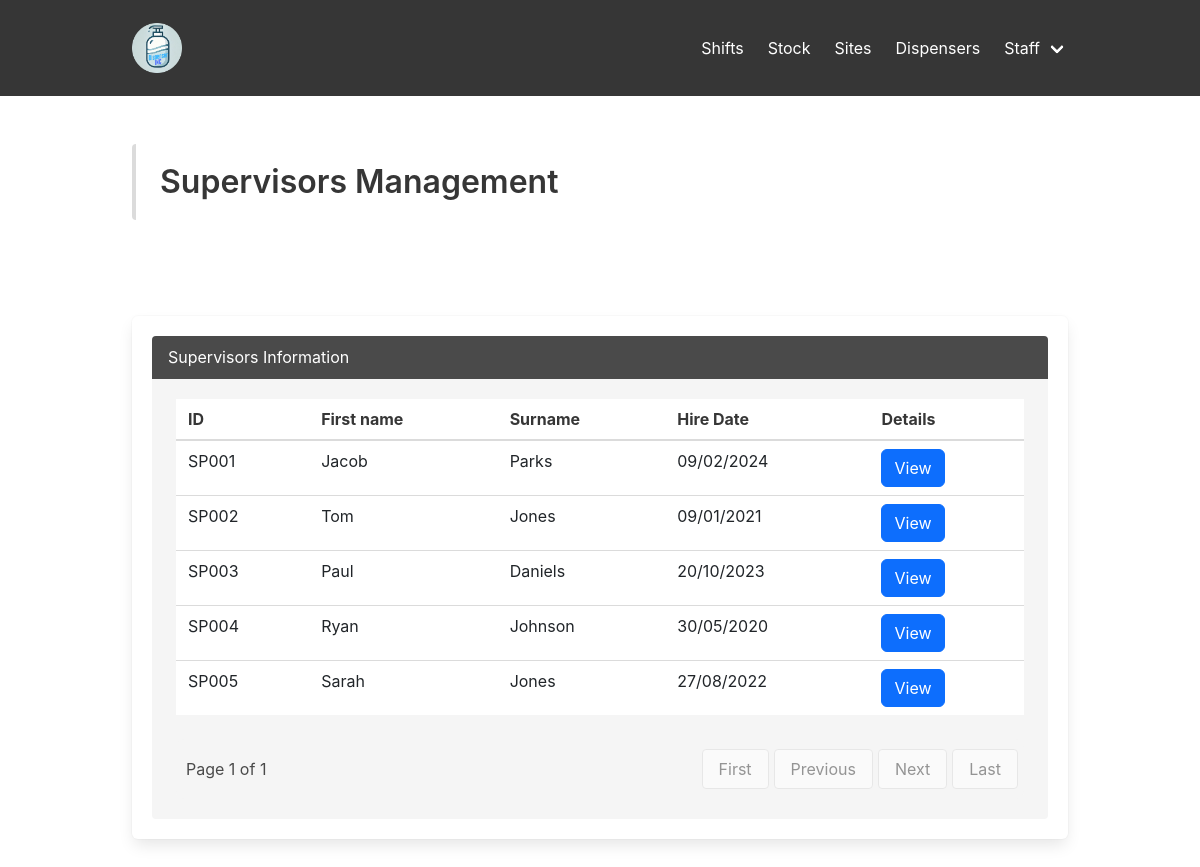
/supervisors/, run on the app's committed database.
### dispenser/views.py (the view)
# urls.py: path('supervisors/', supervisors, name='supervisors'),
def supervisors(request):
   with connection.cursor() as cursor:
      cursor.execute("SELECT * FROM SUPERVISOR")
      cursupervisor = cursor.fetchall()
      paginator = Paginator(cursupervisor, 10)
   page_number = request.GET.get('page', 1)
   try:
      page_obj = paginator.page(page_number)
   except PageNotAnInteger:
      page_obj = paginator.page(1)
   except EmptyPage:
      page_obj = paginator.page(paginator.num_pages)
   return render(request, 'dispenser/supervisors.html', {'page_obj': page_obj})

### dispenser/templates/dispenser/supervisors.html (shortened to what this page needs)
<!DOCTYPE html>
<html lang="en">
<head>
  {% load static %}
  <link rel="stylesheet" href="https://cdn.jsdelivr.net/npm/bootstrap@5.3.0/dist/css/bootstrap.min.css">
  <link rel="stylesheet" href="https://cdnjs.cloudflare.com/ajax/libs/bulma/0.9.4/css/bulma.min.css">
  <link rel="stylesheet" href="{% static 'css/navbar.css' %}">
  <link rel="stylesheet" href="{% static 'css/modalstyles.css' %}">
</head>
<body>
  <nav class="navbar is-dark" role="navigation" aria-label="main navigation">
   <div class="container">
       <div class="navbar-brand">
           <a class="navbar-item" href="{% url 'home' %}">
               <img src="{% static 'images/DispenserInc.png' %}" alt="Logo" style="max-height: 50px;">
           </a>
       </div>
       <div id="navbarMenu" class="navbar-menu">
           <div class="navbar-end">
               <a class="navbar-item" href="{% url 'shifts' %}">Shifts</a>
               <a class="navbar-item" href="{% url 'restock' %}">Stock</a>
               <a class="navbar-item" href="{% url 'sites' %}">Sites</a>
               <a class="navbar-item" href="{% url 'dispenser_resolved' %}">Dispensers</a>
               <div class="navbar-item has-dropdown is-hoverable">
                   <a class="navbar-link">Staff</a>
               </div>
           </div>
       </div>
   </div>
</nav>
  <section class="section">
    <div class="container">
      <div class="message-body">
        <h1 class="title">Supervisors Management</h1>
      </div>
    </div>
  </section>
  <section class="section">
    <div class="container">
      <div class="box">
        <article class="message">
          <div class="message-header">
            <h3>Supervisors Information</h3>
          </div>
          <div class="message-body">
            <table class="table is-striped is-fullwidth is-compact is-responsive">
              <thead>
                <tr>
                  <th>ID</th>
                  <th>First name</th>
                  <th>Surname</th>
                  <th>Hire Date</th>
                  <th>Details</th>
                </tr>
              </thead>
              <tbody>
                {% for SUPERVISORS in page_obj %}
                <tr>
                  <td>{{ SUPERVISORS.0 }}</td>
                  <td>{{ SUPERVISORS.1 }}</td>
                  <td>{{ SUPERVISORS.2 }}</td>
                  <td>{{ SUPERVISORS.8|date:"d/m/Y" }}</td>
                  <td>
                    <button class="btn btn-small btn-primary view-supervisor-btn" data-supervisor="{{ SUPERVISORS.0 }}">
                      View
                    </button>
                  </td>
                </tr>
                {% empty %}
                <tr>
                  <td colspan="5">No data available</td>
                </tr>
                {% endfor %}
              </tbody>
            </table>
            <div class="pagination-container"
                 style="display: flex; justify-content: space-between; align-items: center; background-color: #f5f5f5; padding: 10px; border-radius: 8px;">
              <span>Page {{ page_obj.number }} of {{ page_obj.paginator.num_pages }}</span>
              <nav class="pagination" role="navigation" aria-label="pagination" style="display: flex; gap: 5px;">
                {% if page_obj.has_previous %}
                <a class="button is-info has-text-white" href="?page=1">First</a>
                <a class="button is-primary has-text-white" href="?page={{ page_obj.previous_page_number }}">Previous</a>
                {% else %}
                <a class="button" disabled>First</a>
                <a class="button" disabled>Previous</a>
                {% endif %}
                {% if page_obj.has_next %}
                <a class="button is-primary has-text-white" href="?page={{ page_obj.next_page_number }}">Next</a>
                <a class="button is-info has-text-white" href="?page={{ page_obj.paginator.num_pages }}">Last</a>
                {% else %}
                <a class="button" disabled>Next</a>
                <a class="button" disabled>Last</a>
                {% endif %}
              </nav>
            </div>
          </div>
        </article>
      </div>
    </div>
  </section>
</body>
</html>

### soap_project/static/css/navbar.css (style rules this page uses)
.navbar { display: flex; justify-content: space-between; align-items: center; padding: 10px 20px; background-color: #333; }

### data on the page
SUPERVISOR: Supervisor_ID "SP001", Firstname "Jacob", Surname "Parks", Hire_Date "09/02/2024"
SUPERVISOR: Supervisor_ID "SP002", Firstname "Tom", Surname "Jones", Hire_Date "09/01/2021"
SUPERVISOR: Supervisor_ID "SP003", Firstname "Paul", Surname "Daniels", Hire_Date "20/10/2023"
SUPERVISOR: Supervisor_ID "SP004", Firstname "Ryan", Surname "Johnson", Hire_Date "30/05/2020"
SUPERVISOR: Supervisor_ID "SP005", Firstname "Sarah", Surname "Jones", Hire_Date "27/08/2022"

### other printed values
{{ page_obj.number }} "1"
{{ page_obj.paginator.num_pages }} "1"
